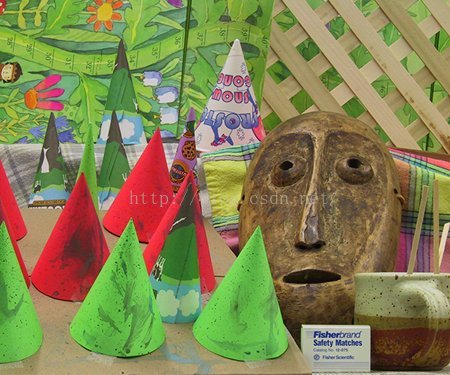
#> input picture testOpenCV/img/imgLeft.jpg, 450 x 375 px
$ python testStereoSGBM.py
#> lines starting #> are read from the running program, lines starting #| are printed output that depends on the picture
import cv2
import numpy as np
from matplotlib import pyplot as plt


def update(val = 0):
    stereo.setBlockSize(cv2.getTrackbarPos('window_size', 'disparity'))
    stereo.setUniquenessRatio(cv2.getTrackbarPos('uniquenessRatio','disparity'))
    stereo.setSpeckleWindowSize(cv2.getTrackbarPos('speckleWindowSize','disparity'))
    stereo.setSpeckleRange(cv2.getTrackbarPos('speckleRange','disparity'))
    stereo.setDisp12MaxDiff(cv2.getTrackbarPos('disp12MaxDiff','disparity'))

    print('computing disparity...')
    disp = stereo.compute(imgL, imgR)#.astype(np.float32)/16.0
    #cv2.imshow('left', imgL)
    #cv2.imshow('disparity', disp)
    plt.subplot(121), plt.imshow(imgL, 'gray'), plt.title('img_left'), plt.xticks([]), plt.yticks([])
    plt.subplot(122), plt.imshow(disp, 'gray'), plt.title('disparity'), plt.xticks([]), plt.yticks([])
    plt.show()


if __name__ == '__main__':
    window_size = 5
    min_disp = 16
    num_disp = 192-min_disp
    blockSize = window_size
    uniquenessRatio = 1
    speckleRange = 2
    speckleWindowSize = 3
    disp12MaxDiff = 200

    P1 = 600
    P2 = 2400

    imgL = cv2.imread('../img/imgLeft.jpg')
#> imgL is the input picture: shape (375, 450, 3); mean B, G, R 82.5, 130.4, 132.7
    imgR = cv2.imread('../img/imgRight.jpg')
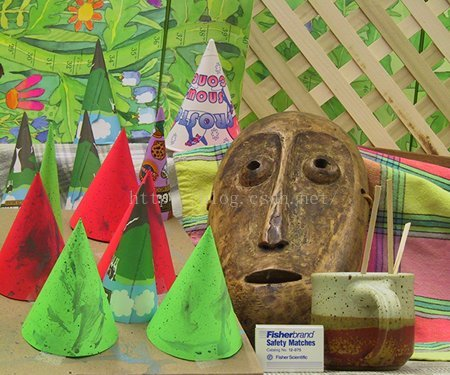
#> input picture testOpenCV/img/imgRight.jpg, 450 x 375 px
#> imgR is the input picture: shape (375, 450, 3); mean B, G, R 83.8, 133.4, 137.5

    cv2.namedWindow('disparity')
    cv2.createTrackbar('speckleRange', 'disparity', speckleRange, 50, update)
    cv2.createTrackbar('window_size', 'disparity', window_size, 21, update)
    cv2.createTrackbar('speckleWindowSize', 'disparity', speckleWindowSize, 200, update)
    cv2.createTrackbar('uniquenessRatio', 'disparity', uniquenessRatio, 50, update)
    cv2.createTrackbar('disp12MaxDiff', 'disparity', disp12MaxDiff, 250, update)

    stereo = cv2.StereoSGBM_create(minDisparity=min_disp,
                                   numDisparities=num_disp,
                                   blockSize=blockSize,
                                   P1=P1, P2=P2,
                                   disp12MaxDiff=disp12MaxDiff,
                                   uniquenessRatio=uniquenessRatio,
                                   speckleWindowSize=speckleWindowSize,
                                   speckleRange=speckleRange)
    update()
#> in update, `disp = stereo.compute(imgL, imgR)#.astype(np.float32)/16.0`:
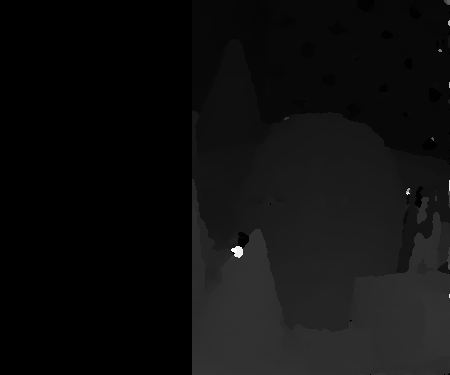
#> disp: shape (375, 450) int16; min 240, max 3056, mean 404.7; drawn with min black and max white
#> in update, `plt.show()`:
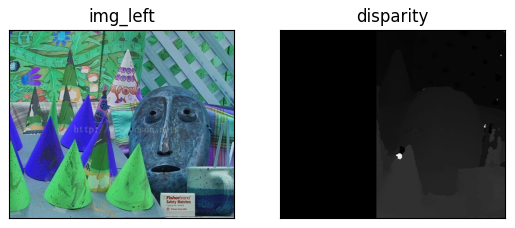
#> figure drawn by matplotlib, 2 panels; B, G, R data is drawn as R, G, B
    cv2.waitKey()
